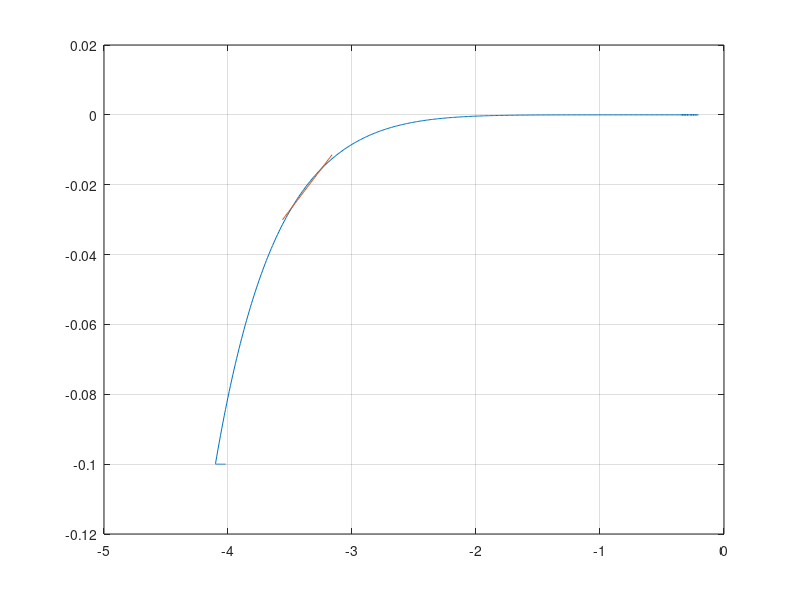
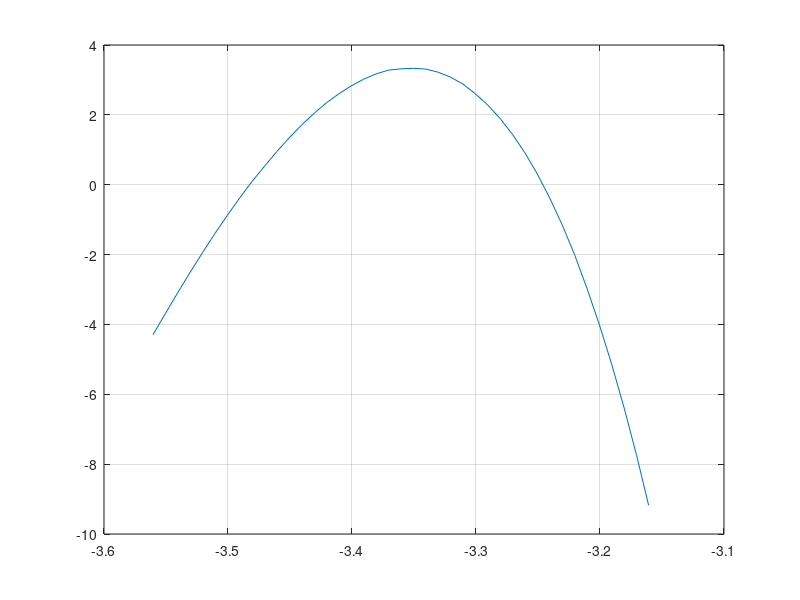

MATLAB code for these plots, in order:
%% ECE 342
close all;

zener_data = csvread('zener_reverse.csv');

v_R = zener_data(:, 2);
i_R = zener_data(:, 1);

%% Plot I-V characteristic

plot(v_R, i_R);
grid on;
hold on;
ylim([-0.12 0.02]);

% vz = interp1(i_R, v_R, -20e-3)
% line([vz vz], [-0.12 0.02],'linestyle', '--');

i_R_sub = i_R(295:335);
v_R_sub = v_R(295:335);

i_R_fit = polyfit(v_R_sub, i_R_sub, 1)
equation = i_R_fit(1)*v_R_sub + i_R_fit(2);

plot(v_R_sub, equation);

%% Find % error

figure(2);
error_percent = 100 * ((equation - i_R_sub) ./ i_R_sub);
plot(v_R_sub, error_percent);
grid on;